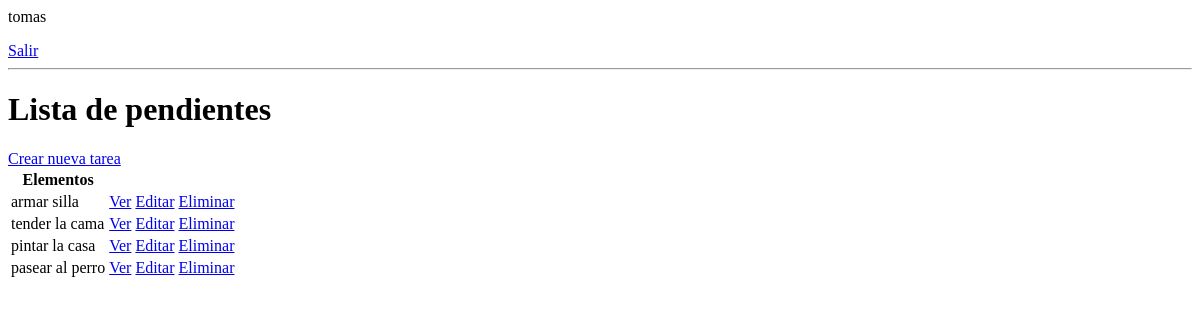
The app's page / (signed in), older data.
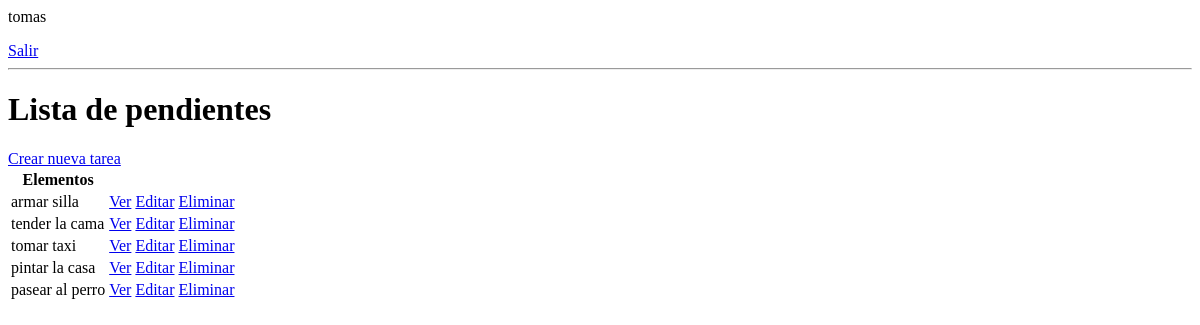
The same page, newer data.
### base/models.py (models this page shows, shortened)
class Tarea(models.Model):
    usuario = models.ForeignKey(User, on_delete=models.CASCADE
                                ,null=True
                                ,blank= True)
    titulo = models.CharField(max_length=200)
    descripcion = models.TextField(null=True,blank= True)
    completo = models.BooleanField(default=False)
    creado =models.DateTimeField(auto_now_add=True)
    class Meta:
        ordering = ["completo"]

### base/views.py (the view)
# urls.py: path("", ListaPendientes.as_view(), name = 'Tareas'),
class ListaPendientes(LoginRequiredMixin, ListView):
    model = Tarea
    context_object_name =  "tareas"
    def get_context_data(self, **kwargs):
         context = super().get_context_data(**kwargs)
         context["tareas"] = context["tareas"].filter(usuario=self.request.user)
         context["count"] = context["tareas"].filter(completo  = False).count()
         return context

### base/templates/base/tarea_list.html
{% if request.user.is_authenticated%}
<p>{{request.user}}</p>
<a href = "{% url 'Logout'  %}"> Salir </a>
{% else %}
<a href = "{% url 'Login'  %}"> Ingresar </a>
{% endif %}
<hr>
<h1>Lista de pendientes</h1>
<a href = "{% url 'crear-tarea'%}">Crear nueva tarea </a>
<table>
    <tr>
        <th>Elementos</th>
        <th></th>
        <th></th>
        {%for tarea in tareas%}
        <tr>
          <td>{{ tarea.titulo }}</td>
          <td><a href= "{% url 'tarea' tarea.id %}">Ver</a></td>
          <td><a href= "{% url 'editar-tarea' tarea.id %}">Editar</a></td>
          <td><a href= "{% url 'eliminar-tarea' tarea.id %}">Eliminar</a></td>
        </tr>
        {%empty%}
        <h3> No hay elementos en esta lista </h3>
        {%endfor%}
    </tr>
</table>

Row changes from the older to the newer data that the page shows:
added Tarea: titulo "tomar taxi"
